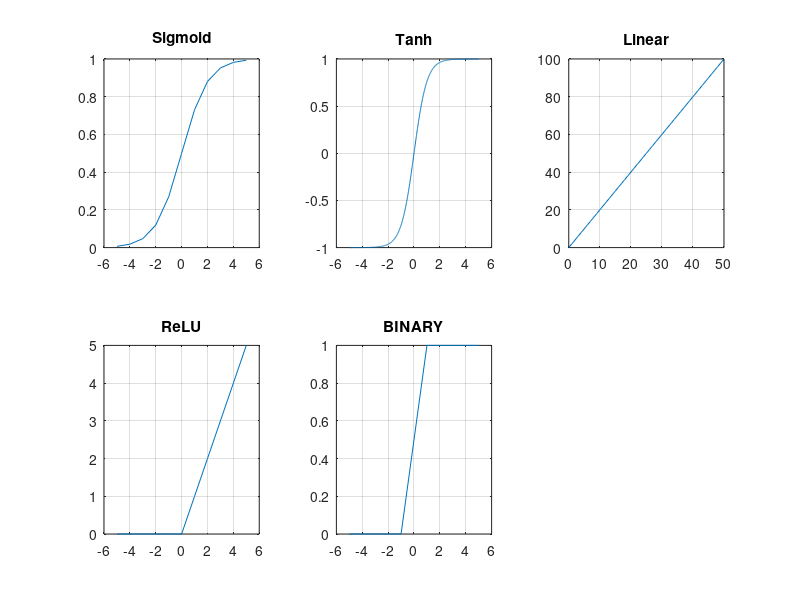

MATLAB code for this plot:
clc;
clear all; 
close all;

% SIGMOID FUNCTION
x1=[-5,-4,-3,-2,-1,0,1,2,3,4,5];
y1=[0,0,0,0,0,0,0,0,0,0];
for i=1:1:11
    y1(i)=1/(1+exp(-x1(i)));
end

%TANH FUNCTION
x2 = -5:0.01:5; 
y2 = tanh(x2);

%LINEAR FUNCTION 
x3 = 0 : 50;
m = 2;
b = 0;
y3 = m*x3 + b;

%RELU
x4=[-5,-4,-3,-2,-1,0,1,2,3,4,5];
y4=[0,0,0,0,0,0,0,0,0,0];
for i=1:1:11
    y4(i)=max(0,x4(i));
end

%BINARY
x5=[-5,-4,-3,-2,-1,1,2,3,4,5];
y5=[0,0,0,0,0,0,0,0,0];
for i=1:1:10
    if x5(i) >= 0
        y5(i)=1;
    else
        y5(i)=0;
    end;
end

subplot(231)
plot(x1,y1)
title('Sigmoid')
grid on

subplot(232)
plot(x2,y2) 
title('Tanh')
grid on

subplot(233)
plot(x3,y3)
title('Linear')
grid on

subplot(234)
plot(x4,y4)
title('ReLU')
grid on

subplot(235)
plot(x5,y5)
title('BINARY')
grid on